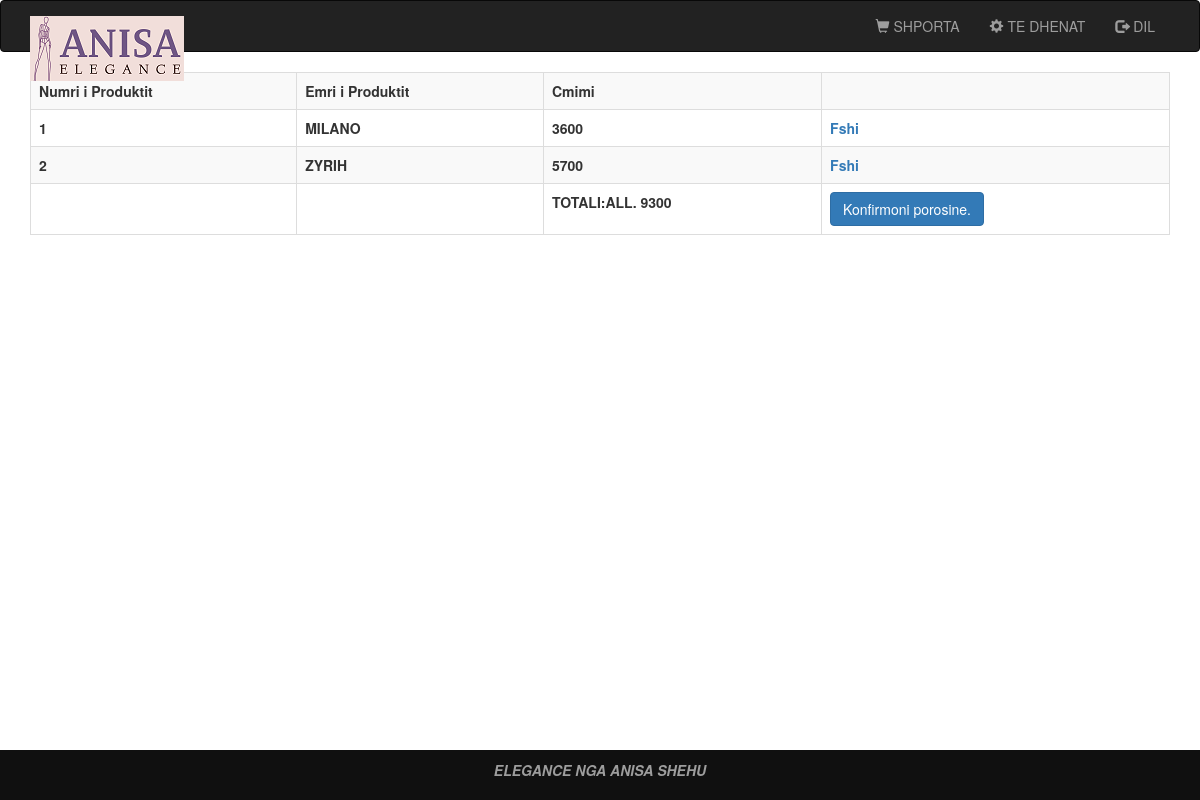
The page /cart.php (signed in) on the database its author committed.
### tables this page shows
CREATE TABLE `items` (
  `item_id` int(11) NOT NULL,
  `name` varchar(25) NOT NULL,
  `price` int(11) NOT NULL
);

### cart.php (the view, shortened to what this page needs)
<?php
    require 'connection.php';
    $user_id=$_SESSION['user_id'];
    $user_products_query="select it.item_id,it.name,it.price from users_items ut inner join items it on it.item_id=ut.item_id where ut.user_id='$user_id'";
    $user_products_result=mysqli_query($con,$user_products_query) or die(mysqli_error($con));
    $no_of_user_products= mysqli_num_rows($user_products_result);
    $sum=0;
    if($no_of_user_products==0){
    ?>
        <script>
        window.alert("Nuk ka produkte ne shporte!!");
        </script>
    <?php
    }else{
        while($row=mysqli_fetch_array($user_products_result)){
            $sum=$sum+$row['price'];
       }
    }
?>
<!DOCTYPE html>
<html>
    <head>
        <link rel="stylesheet" href="bootstrap/css/bootstrap.min.css" type="text/css">
        <link rel="stylesheet" href="css/style.css" type="text/css">
    </head>
    <body>
        <div>
            <?php
               require 'header.php';
            ?>
            <br>
            <div class="container">
                <table class="table table-bordered table-striped">
                    <tbody>
                        <tr>
                            <th>Numri i Produktit</th><th>Emri i Produktit</th><th>Cmimi</th><th></th>
                        </tr>
                       <?php
                        $user_products_result=mysqli_query($con,$user_products_query) or die(mysqli_error($con));
                        $counter=1;
                       while($row=mysqli_fetch_array($user_products_result)){
                         ?>
                        <tr>
                            <th><?php echo $counter ?></th><th><?php echo $row['name']?></th><th><?php echo $row['price']?></th>
                            <th><a href='cart_remove.php?item_id=<?php echo $row['item_id'] ?>'>Fshi</a></th>
                        </tr>
                       <?php $counter=$counter+1;}?>
                        <tr>
                            <th></th><th></th><th>TOTALI:ALL. <?php echo $sum;?></th><th><a href="success.php?user_id=<?php echo $user_id?>" class="btn btn-primary">Konfirmoni porosine.</a></th>
                        </tr>
                    </tbody>
                </table>
            </div>
            <br><br><br><br><br><br><br><br><br><br>
            <footer class="footer">
               <div class="container">
                <center>
                   <p><i>ELEGANCE NGA ANISA SHEHU</i></p>
               </center>
               </div>
           </footer>
        </div>
    </body>
</html>

### css/style.css (style rules this page uses)
footer { background-color:#101010; color:#9d9d9d; font-size:14px; font-weight:bold; padding:10px; bottom:0; }
html { min-height:100%; position:relative; }
.footer { position: absolute; bottom:0; right:0; left:0; }

### rows shown on the page
items: name "MILANO", price "3600"
items: name "ZYRIH", price "5700"

### other values the page prints
$sum "9300"
